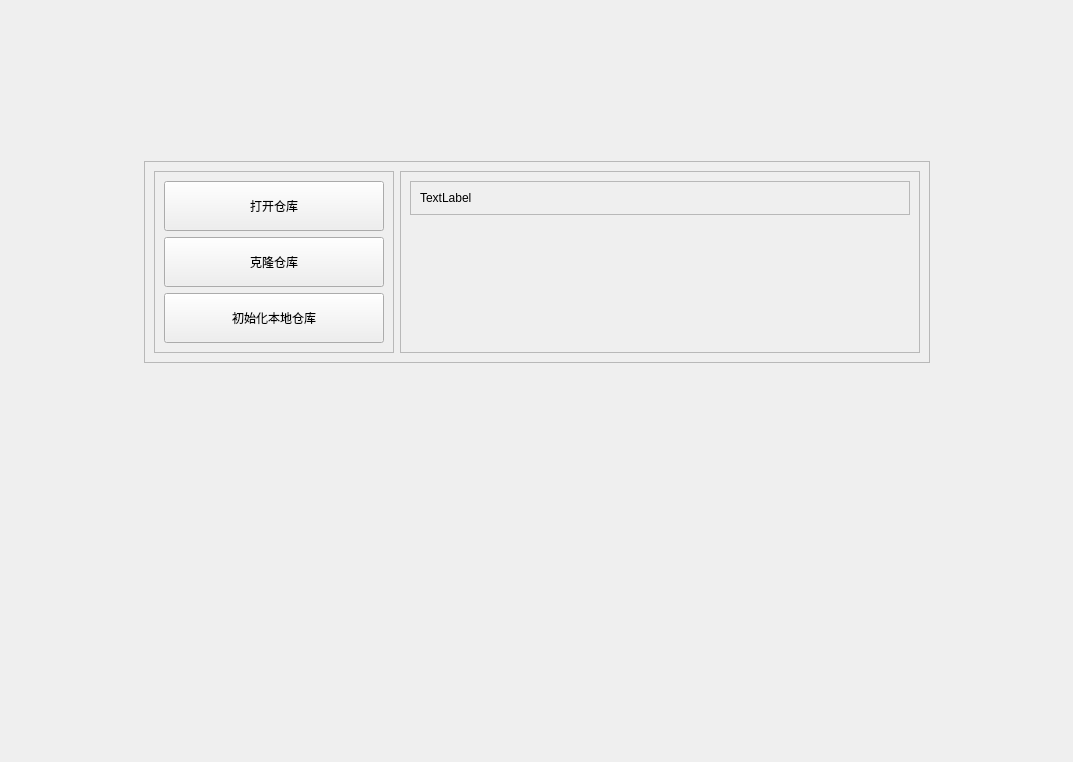
<?xml version="1.0" encoding="UTF-8"?>
<ui version="4.0">
 <class>HomeWidget</class>
 <widget class="QWidget" name="HomeWidget">
  <property name="geometry">
   <rect>
    <x>0</x>
    <y>0</y>
    <width>1073</width>
    <height>762</height>
   </rect>
  </property>
  <property name="windowTitle">
   <string>Form</string>
  </property>
  <layout class="QGridLayout" name="gridLayout">
   <item row="0" column="1">
    <spacer name="verticalSpacer_3">
     <property name="orientation">
      <enum>Qt::Vertical</enum>
     </property>
     <property name="sizeType">
      <enum>QSizePolicy::Fixed</enum>
     </property>
     <property name="sizeHint" stdset="0">
      <size>
       <width>20</width>
       <height>150</height>
      </size>
     </property>
    </spacer>
   </item>
   <item row="1" column="0">
    <spacer name="horizontalSpacer">
     <property name="orientation">
      <enum>Qt::Horizontal</enum>
     </property>
     <property name="sizeHint" stdset="0">
      <size>
       <width>126</width>
       <height>20</height>
      </size>
     </property>
    </spacer>
   </item>
   <item row="1" column="1" rowspan="2">
    <widget class="QFrame" name="frame">
     <property name="frameShape">
      <enum>QFrame::StyledPanel</enum>
     </property>
     <property name="frameShadow">
      <enum>QFrame::Raised</enum>
     </property>
     <layout class="QHBoxLayout" name="horizontalLayout_3" stretch="1,3">
      <item>
       <widget class="QFrame" name="frame_2">
        <property name="frameShape">
         <enum>QFrame::StyledPanel</enum>
        </property>
        <property name="frameShadow">
         <enum>QFrame::Raised</enum>
        </property>
        <layout class="QVBoxLayout" name="verticalLayout_3">
         <item>
          <widget class="QPushButton" name="btnOpenLocalRepo">
           <property name="minimumSize">
            <size>
             <width>220</width>
             <height>50</height>
            </size>
           </property>
           <property name="text">
            <string>打开仓库</string>
           </property>
          </widget>
         </item>
         <item>
          <widget class="QPushButton" name="pushButton_3">
           <property name="minimumSize">
            <size>
             <width>220</width>
             <height>50</height>
            </size>
           </property>
           <property name="text">
            <string>克隆仓库</string>
           </property>
          </widget>
         </item>
         <item>
          <widget class="QPushButton" name="pushButton_4">
           <property name="minimumSize">
            <size>
             <width>220</width>
             <height>50</height>
            </size>
           </property>
           <property name="text">
            <string>初始化本地仓库</string>
           </property>
          </widget>
         </item>
        </layout>
       </widget>
      </item>
      <item>
       <widget class="QFrame" name="frame_4">
        <property name="frameShape">
         <enum>QFrame::StyledPanel</enum>
        </property>
        <property name="frameShadow">
         <enum>QFrame::Raised</enum>
        </property>
        <layout class="QVBoxLayout" name="verticalLayout_2">
         <item>
          <widget class="QFrame" name="frame_3">
           <property name="minimumSize">
            <size>
             <width>500</width>
             <height>0</height>
            </size>
           </property>
           <property name="frameShape">
            <enum>QFrame::StyledPanel</enum>
           </property>
           <property name="frameShadow">
            <enum>QFrame::Raised</enum>
           </property>
           <layout class="QVBoxLayout" name="verticalLayout">
            <item>
             <widget class="QLabel" name="label">
              <property name="text">
               <string>TextLabel</string>
              </property>
             </widget>
            </item>
            <item>
             <layout class="QVBoxLayout" name="verticalLayout_4"/>
            </item>
           </layout>
          </widget>
         </item>
         <item>
          <spacer name="verticalSpacer">
           <property name="orientation">
            <enum>Qt::Vertical</enum>
           </property>
           <property name="sizeHint" stdset="0">
            <size>
             <width>20</width>
             <height>113</height>
            </size>
           </property>
          </spacer>
         </item>
        </layout>
       </widget>
      </item>
     </layout>
    </widget>
   </item>
   <item row="2" column="2">
    <spacer name="horizontalSpacer_2">
     <property name="orientation">
      <enum>Qt::Horizontal</enum>
     </property>
     <property name="sizeHint" stdset="0">
      <size>
       <width>125</width>
       <height>20</height>
      </size>
     </property>
    </spacer>
   </item>
   <item row="3" column="1">
    <spacer name="verticalSpacer_2">
     <property name="orientation">
      <enum>Qt::Vertical</enum>
     </property>
     <property name="sizeHint" stdset="0">
      <size>
       <width>20</width>
       <height>374</height>
      </size>
     </property>
    </spacer>
   </item>
  </layout>
 </widget>
 <resources/>
 <connections/>
</ui>
